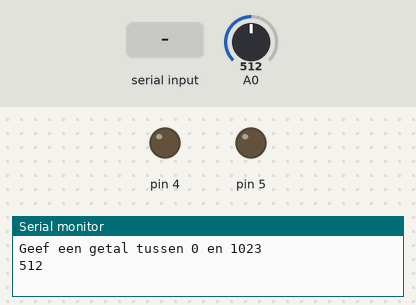
Bench run of a sketch on a simulated Arduino Uno, built with avr-gcc and run on an emulated ATmega328P. Shown: output pins drawn as LEDs (lit = HIGH), the last lines printed to the serial monitor. Inputs (shaded band) come from the test bench; at power-on: A0 = 512.

Above: at 1.2 s.
1.3 s: "90,45\n" received over Serial
At 2.4 s:
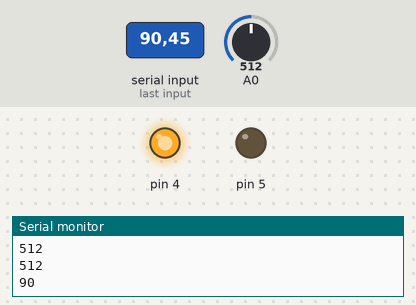
3.5 s: A0 set to 48
5.2 s: A0 set to 40
6.7 s: "30,150\n" received over Serial
At 10.0 s:
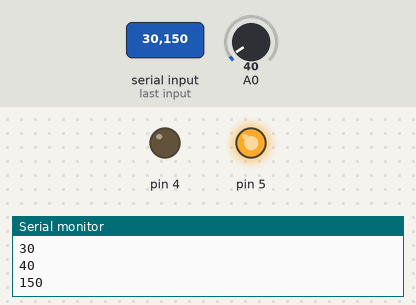
12.7 s: "90\n" received over Serial
At 17.3 s:
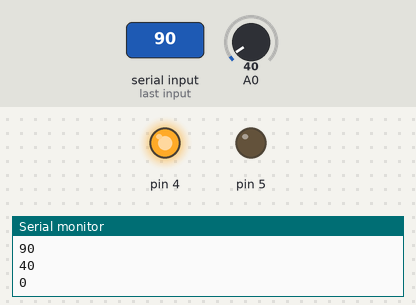
18.2 s: "200\n" received over Serial
At 20.0 s:
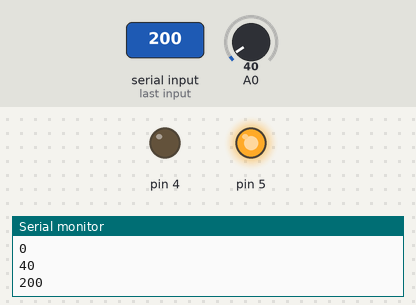
Timing chart, 0 to 23.2 s (numbered marks = the images above; inputs shaded):
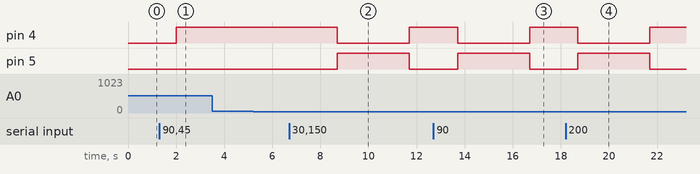

Measured:
- after the input at 1.3 s, pin 4: LOW → HIGH after 0.70 s
- after the input at 6.7 s, pin 4: HIGH → LOW after 2.0 s, → HIGH 3.0 s later; pin 5: LOW → HIGH after 2.0 s, → LOW 3.0 s later
- after the input at 12.7 s, pin 4: HIGH → LOW after 1.0 s, → HIGH 3.0 s later; pin 5: LOW → HIGH after 1.0 s, → LOW 3.0 s later
- after the input at 18.2 s, pin 4: HIGH → LOW after 0.51 s, → HIGH 3.0 s later; pin 5: LOW → HIGH after 0.51 s, → LOW 3.0 s later

The sketch:

opdracht4.ino
```cpp
#include <EEPROM.h>

void setup() {
  Serial.begin(9600);
  pinMode(4, OUTPUT);
  pinMode(5, OUTPUT);
  Serial.println("Geef een getal tussen 0 en 1023");
}

void loop() {
  int trimmer = analogRead(A0);
  Serial.println(trimmer);

  if (Serial.available() > 0)
  {
    int input = Serial.parseInt();
    Serial.println(input);

    if ( input < trimmer )
    {
      digitalWrite(5, LOW);
      digitalWrite(4, HIGH);
    }

    if ( input > trimmer )
    {
      digitalWrite(4, LOW);
      digitalWrite(5, HIGH);
    }
  }
  delay(2000);
}
```
